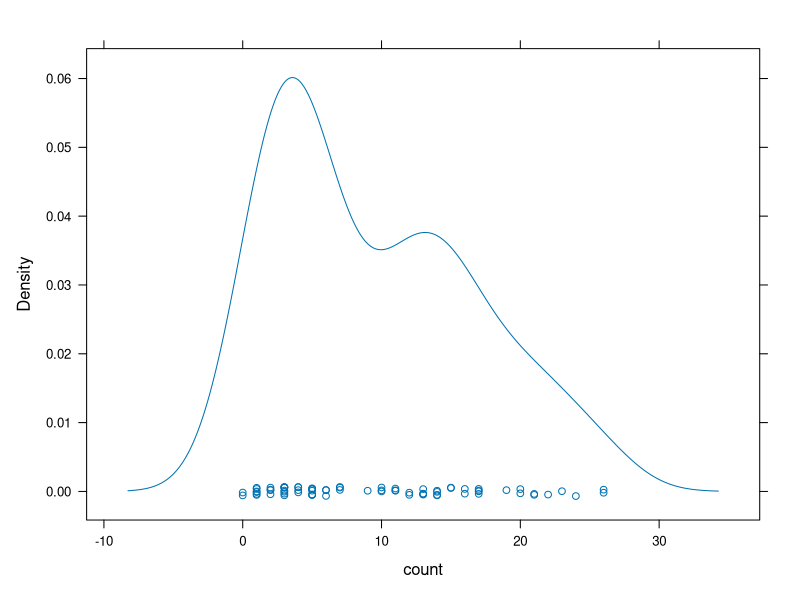
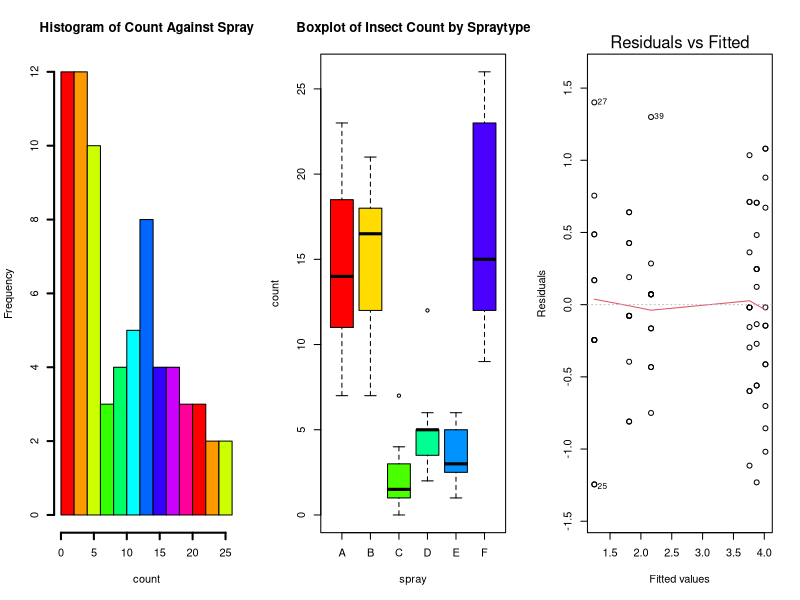
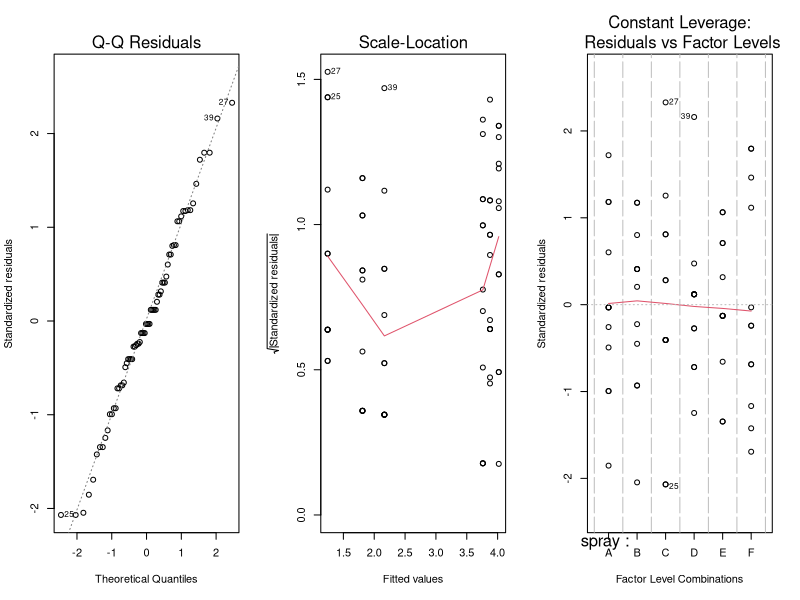
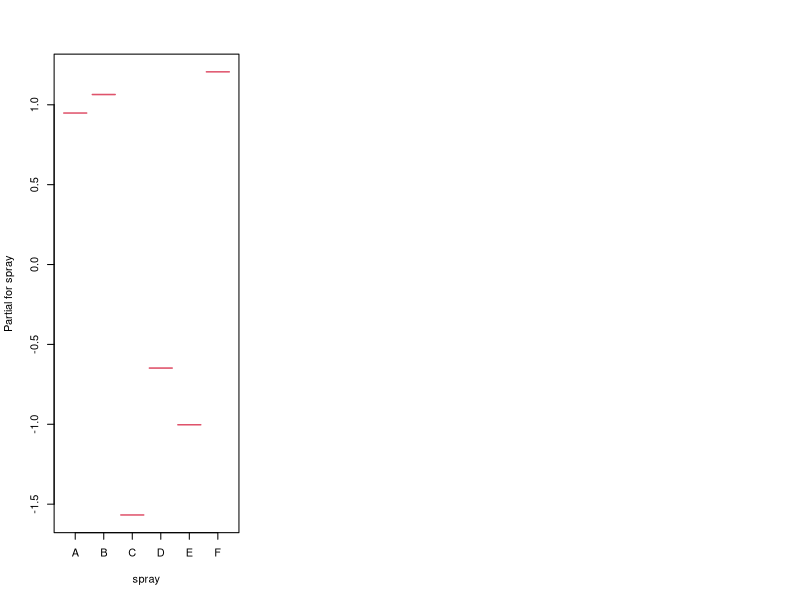

Write R code to recreate these figures, in order.
InsectSprays

with(InsectSprays, as.factor(spray))

par(mfcol=c(1,3))

library(lattice)

with(InsectSprays, densityplot(count))

with(InsectSprays, hist(count, breaks=10, lwd=2,col=rainbow(10), main=("Histogram of Count Against Spray")))

boxplot(count~spray, col=rainbow(7),data=InsectSprays, main="Boxplot of Insect Count by Spraytype")

summary(InsectSprays)

model1<-with(InsectSprays, lm(count~spray))

with(InsectSprays, model1)

summary(model1)

anva<-aov(sqrt(count)~spray, data=InsectSprays)
anva

summary(anva)


plot(anva)

termplot(anva)
